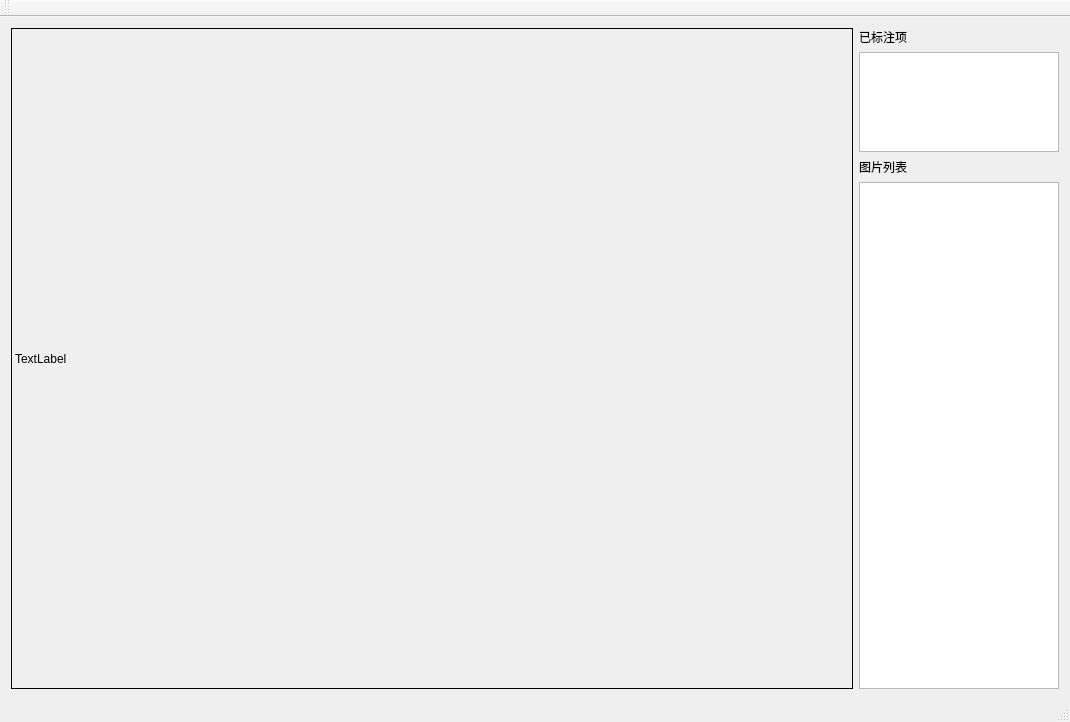
<?xml version="1.0" encoding="UTF-8"?>
<ui version="4.0">
 <class>QtModelCreateClass</class>
 <widget class="QMainWindow" name="QtModelCreateClass">
  <property name="geometry">
   <rect>
    <x>0</x>
    <y>0</y>
    <width>1070</width>
    <height>722</height>
   </rect>
  </property>
  <property name="mouseTracking">
   <bool>true</bool>
  </property>
  <property name="windowTitle">
   <string>QtModelCreate</string>
  </property>
  <widget class="QWidget" name="centralWidget">
   <property name="mouseTracking">
    <bool>true</bool>
   </property>
   <layout class="QGridLayout" name="gridLayout">
    <item row="2" column="1">
     <widget class="QLabel" name="label">
      <property name="text">
       <string>图片列表</string>
      </property>
     </widget>
    </item>
    <item row="0" column="0" rowspan="4">
     <widget class="QLabel" name="label_show">
      <property name="sizePolicy">
       <sizepolicy hsizetype="Ignored" vsizetype="Ignored">
        <horstretch>0</horstretch>
        <verstretch>0</verstretch>
       </sizepolicy>
      </property>
      <property name="mouseTracking">
       <bool>true</bool>
      </property>
      <property name="frameShape">
       <enum>QFrame::Box</enum>
      </property>
      <property name="text">
       <string>TextLabel</string>
      </property>
     </widget>
    </item>
    <item row="1" column="1">
     <widget class="QListWidget" name="labellist">
      <property name="maximumSize">
       <size>
        <width>200</width>
        <height>100</height>
       </size>
      </property>
      <property name="mouseTracking">
       <bool>true</bool>
      </property>
     </widget>
    </item>
    <item row="3" column="1">
     <widget class="QListWidget" name="imagelist">
      <property name="maximumSize">
       <size>
        <width>200</width>
        <height>16777215</height>
       </size>
      </property>
      <property name="mouseTracking">
       <bool>true</bool>
      </property>
     </widget>
    </item>
    <item row="0" column="1">
     <widget class="QLabel" name="label_2">
      <property name="text">
       <string>已标注项</string>
      </property>
     </widget>
    </item>
   </layout>
  </widget>
  <widget class="QMenuBar" name="menuBar">
   <property name="geometry">
    <rect>
     <x>0</x>
     <y>0</y>
     <width>1070</width>
     <height>23</height>
    </rect>
   </property>
  </widget>
  <widget class="QToolBar" name="mainToolBar">
   <attribute name="toolBarArea">
    <enum>TopToolBarArea</enum>
   </attribute>
   <attribute name="toolBarBreak">
    <bool>false</bool>
   </attribute>
  </widget>
  <widget class="QStatusBar" name="statusBar"/>
 </widget>
 <layoutdefault spacing="6" margin="11"/>
 <resources>
  <include location="QtModelCreate.qrc"/>
 </resources>
 <connections/>
 <slots>
  <slot>onStartPlay()</slot>
  <slot>onChangeListItem(QListWidgetItem*,QListWidgetItem*)</slot>
 </slots>
</ui>
